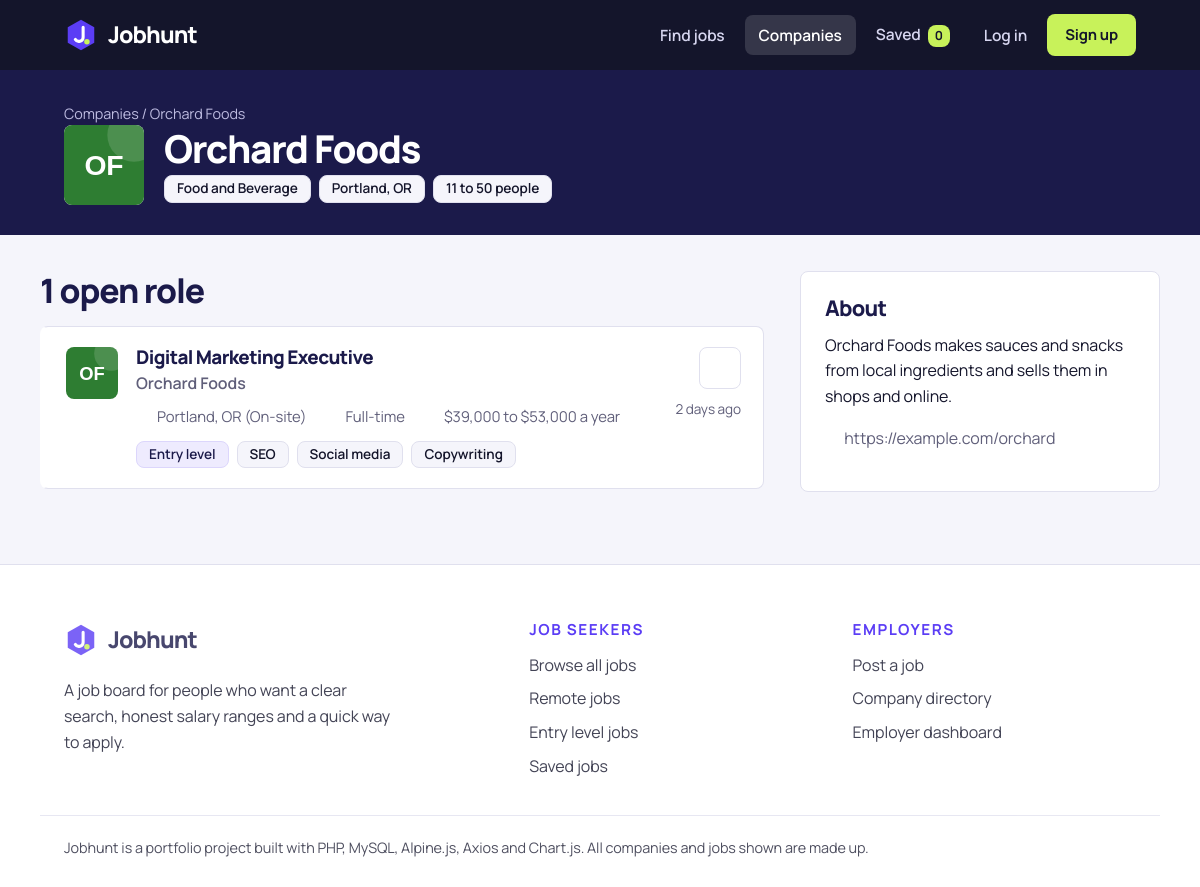
/company.php?slug=orchard-foods, run on the app's committed database.
### tables this page shows
CREATE TABLE companies (
    id INT AUTO_INCREMENT PRIMARY KEY,
    name VARCHAR(150) NOT NULL,
    slug VARCHAR(80) NOT NULL UNIQUE,
    industry VARCHAR(100) NOT NULL,
    location VARCHAR(100) NOT NULL,
    website VARCHAR(200),
    about TEXT,
    size_label VARCHAR(40) NOT NULL DEFAULT '11 to 50 people',
    color VARCHAR(7) NOT NULL DEFAULT '#1F5340',
    shape TINYINT NOT NULL DEFAULT 0
);

CREATE TABLE jobs (
    id INT AUTO_INCREMENT PRIMARY KEY,
    company_id INT NOT NULL,
    category_id INT NOT NULL,
    title VARCHAR(150) NOT NULL,
    location VARCHAR(100) NOT NULL,
    work_mode ENUM('On-site', 'Hybrid', 'Remote') NOT NULL DEFAULT 'On-site',
    job_type ENUM('Full-time', 'Part-time', 'Contract', 'Internship') NOT NULL DEFAULT 'Full-time',
    level ENUM('Entry', 'Mid', 'Senior') NOT NULL DEFAULT 'Entry',
    salary_min INT NOT NULL DEFAULT 0,
    salary_max INT NOT NULL DEFAULT 0,
    summary TEXT NOT NULL,
    responsibilities TEXT NOT NULL,
    requirements TEXT NOT NULL,
    skills VARCHAR(255) NOT NULL DEFAULT '',
    is_featured TINYINT(1) NOT NULL DEFAULT 0,
    deadline DATE,
    posted_at DATETIME DEFAULT CURRENT_TIMESTAMP,
    FOREIGN KEY (company_id) REFERENCES companies(id) ON DELETE CASCADE,
    FOREIGN KEY (category_id) REFERENCES categories(id),
    INDEX idx_posted (posted_at),
    INDEX idx_category (category_id)
);

### company.php (the view, shortened to what this page needs)
<?php
require __DIR__ . '/config.php';
$slug = trim($_GET['slug'] ?? '');
$stmt = $pdo->prepare('SELECT * FROM companies WHERE slug = ?');
$stmt->execute([$slug]);
$company = $stmt->fetch();
$jobsStmt = $pdo->prepare(JOB_SELECT . ' WHERE j.company_id = ? ORDER BY j.posted_at DESC');
$jobsStmt->execute([$company['id']]);
$jobs = $jobsStmt->fetchAll();
require __DIR__ . '/includes/header.php';
?>
<section class="job-hero page-head">
    <div class="wrap">
        <p class="breadcrumb"><a href="companies.php">Companies</a> / <?= e($company['name']) ?></p>
        <div class="job-hero-main">
            <?= logo_html($company['name'], $company['slug'], $company['color'], (int) $company['shape'], 80) ?>
            <div>
                <h1><?= e($company['name']) ?></h1>
                <div class="tag-row">
                    <span class="tag"><?= e($company['industry']) ?></span>
                    <span class="tag"><?= e($company['location']) ?></span>
                    <span class="tag"><?= e($company['size_label']) ?></span>
                </div>
            </div>
        </div>
    </div>
</section>
<div class="wrap detail-layout">
    <div>
        <h2><?= count($jobs) ?> open <?= count($jobs) === 1 ? 'role' : 'roles' ?></h2>
        <?php if (!$jobs): ?>
            <div class="empty-state"><p>No open roles right now.</p></div>
        <?php else: ?>
            <div class="job-list">
                <?php foreach ($jobs as $job): ?>
                    <?php require __DIR__ . '/includes/job_card.php'; ?>
                <?php endforeach; ?>
            </div>
        <?php endif; ?>
    </div>
    <aside class="sidebar">
        <div class="panel">
            <h2>About</h2>
            <p><?= e($company['about']) ?></p>
            <?php if (!empty($company['website'])): ?>
                <p class="muted"><?= icon('globe', 16) ?> <?= e($company['website']) ?></p>
            <?php endif; ?>
        </div>
    </aside>
</div>
<?php require __DIR__ . '/includes/footer.php'; ?>

### config.php (shortened to what this page needs)
<?php
function e($value): string {
    return htmlspecialchars((string) $value, ENT_QUOTES, 'UTF-8');
}
function time_ago(string $datetime): string {
    $seconds = time() - strtotime($datetime);
    $d = (int) floor($seconds / 86400);
    if ($d < 30) {
        return $d . ($d === 1 ? ' day ago' : ' days ago');
    }
    return date('j M Y', strtotime($datetime));
}
function skill_list(string $csv): array {
    $items = array_map('trim', explode(',', $csv));
    return array_values(array_filter($items, fn($s) => $s !== ''));
}
function current_user(): ?array {
    static $user = false;
    if ($user === false) {
        $user = null;
    }
    return $user;
}
function is_seeker(): bool {
    $u = current_user();
    return $u !== null && $u['role'] === 'seeker';
}
function saved_ids(): array {
    return array_map('intval', array_keys($_SESSION['saved'] ?? []));
}
function is_saved(int $jobId): bool {
    static $cache = null;
    if ($cache === null) {
        $cache = array_flip(saved_ids());
    }
    return isset($cache[$jobId]);
}
function logo_html(string $name, string $slug, string $color, int $shape = 0, int $size = 48, string $base = ''): string {
    $words = preg_split('/\s+/', trim($name));
    $initials = strtoupper(substr($words[0], 0, 1) . (isset($words[1]) ? substr($words[1], 0, 1) : ''));
    $decor = '';
    switch ($shape % 4) {
        case 0:
            $decor = '<circle cx="42" cy="6" r="16" fill="#fff" opacity="0.14"/>';
            break;
    }
    return '<svg class="co-logo" width="' . $size . '" height="' . $size . '" viewBox="0 0 48 48" role="img" aria-label="' . e($name) . ' logo">'
        . '<rect width="48" height="48" fill="' . e($color) . '"/>' . $decor
        . '<text x="24" y="30" text-anchor="middle" font-family="Space Grotesk, Arial, sans-serif" font-size="17" font-weight="700" fill="#fff">' . e($initials) . '</text>'
        . '</svg>';
}
function icon(string $name, int $size = 18): string {
    $paths = [
        'search'    => '<circle cx="11" cy="11" r="7"/><path d="M20 20l-3.5-3.5"/>',
        'pin'       => '<path d="M12 21s7-5.6 7-11a7 7 0 10-14 0c0 5.4 7 11 7 11z"/><circle cx="12" cy="10" r="2.5"/>',
        'clock'     => '<circle cx="12" cy="12" r="9"/><path d="M12 7v5l3 2"/>',
        'bookmark'  => '<path d="M6 3h12v18l-6-4-6 4z"/>',
        'briefcase' => '<rect x="3" y="7" width="18" height="13" rx="2"/><path d="M9 7V5a2 2 0 012-2h2a2 2 0 012 2v2M3 13h18"/>',
        'arrow'     => '<path d="M5 12h14M13 6l6 6-6 6"/>',
        'code'      => '<path d="M8 8l-5 4 5 4M16 8l5 4-5 4M14 5l-4 14"/>',
        'pen'       => '<path d="M4 20l1-4L16 5l3 3L8 19zM14 7l3 3"/>',
        'megaphone' => '<path d="M3 10v4h3l9 5V5L6 10zM18 9a4 4 0 010 6"/>',
        'chart'     => '<path d="M4 20V10M10 20V4M16 20v-7M22 20H2"/>',
        'cross'     => '<path d="M10 3h4v7h7v4h-7v7h-4v-7H3v-4h7z"/>',
        'book'      => '<path d="M4 5a2 2 0 012-2h13v16H6a2 2 0 00-2 2zM4 19a2 2 0 012-2h13"/>',
        'headset'   => '<path d="M4 14v-2a8 8 0 0116 0v2M4 14h3v5H5a1 1 0 01-1-1zM20 14h-3v5h2a1 1 0 001-1zM17 19c0 1.5-2 2-5 2"/>',
        'box'       => '<path d="M3 7l9-4 9 4v10l-9 4-9-4zM3 7l9 4 9-4M12 11v10"/>',
        'bag'       => '<path d="M5 8h14l-1 12H6zM9 8V6a3 3 0 016 0v2"/>',
        'check'     => '<path d="M5 12l5 5 9-10"/>',
        'menu'      => '<path d="M4 7h16M4 12h16M4 17h16"/>',
        'x'         => '<path d="M6 6l12 12M18 6L6 18"/>',
        'building'  => '<path d="M4 21V5a1 1 0 011-1h9a1 1 0 011 1v16M15 9h4a1 1 0 011 1v11M8 8h3M8 12h3M8 16h3M3 21h18"/>',
        'globe'     => '<circle cx="12" cy="12" r="9"/><path d="M3 12h18M12 3c3 3 3 15 0 18M12 3c-3 3-3 15 0 18"/>',
        'calendar'  => '<rect x="3" y="5" width="18" height="16" rx="2"/><path d="M3 10h18M8 3v4M16 3v4"/>',
        'coins'     => '<circle cx="9" cy="9" r="6"/><path d="M15 9.5A6 6 0 1111 20M9 7v4"/>',
    ];
    $inner = $paths[$name] ?? '';
    return '<svg class="icon" width="' . $size . '" height="' . $size . '" viewBox="0 0 24 24" fill="none" stroke="currentColor" stroke-width="2" stroke-linecap="round" stroke-linejoin="round" aria-hidden="true">' . $inner . '</svg>';
}

### includes/job_card.php (shortened to what this page needs)
<?php
$jobSaved = is_saved((int) $job['id']);
$skillsShown = array_slice(skill_list($job['skills']), 0, 3);
?>
<article class="job-card" data-job-id="<?= (int) $job['id'] ?>">
    <a class="job-card-logo" href="company.php?slug=<?= e($job['company_slug']) ?>" tabindex="-1" aria-hidden="true">
        <?= logo_html($job['company_name'], $job['company_slug'], $job['company_color'], (int) $job['company_shape'], 52) ?>
    </a>
    <div class="job-card-body">
        <div class="job-card-top">
            <h3 class="job-title"><a href="job.php?id=<?= (int) $job['id'] ?>"><?= e($job['title']) ?></a></h3>
        </div>
        <p class="job-company">
            <a href="company.php?slug=<?= e($job['company_slug']) ?>"><?= e($job['company_name']) ?></a>
        </p>
        <ul class="job-meta">
            <li><?= icon('pin', 15) ?> <?= e($job['location']) ?><?= $job['location'] === $job['work_mode'] ? '' : ' (' . e($job['work_mode']) . ')' ?></li>
            <li><?= icon('briefcase', 15) ?> <?= e($job['job_type']) ?></li>
            <li><?= icon('coins', 15) ?> $<?= number_format((int) $job['salary_min']) ?> to $<?= number_format((int) $job['salary_max']) ?> a year</li>
        </ul>
        <div class="tag-row">
            <span class="tag tag-level"><?= e($job['level']) ?> level</span>
            <?php foreach ($skillsShown as $skill): ?>
                <span class="tag"><?= e($skill) ?></span>
            <?php endforeach; ?>
        </div>
    </div>
    <div class="job-card-side">
        <button type="button" class="save-btn <?= $jobSaved ? 'is-saved' : '' ?>" data-save="<?= (int) $job['id'] ?>"
                aria-pressed="<?= $jobSaved ? 'true' : 'false' ?>" aria-label="<?= $jobSaved ? 'Remove from saved jobs' : 'Save this job' ?>">
            <?= icon('bookmark', 20) ?>
        </button>
        <span class="job-posted"><?= e(time_ago($job['posted_at'])) ?></span>
    </div>
</article>

### data on the page
companies: name "Orchard Foods", name "OF", industry "Food and Beverage", location "Portland, OR", size_label "11 to 50 people", about "Orchard Foods makes sauces and snacks from local ingredients and sells them in shops and online.", website "https://example.com/orchard"
jobs: company.name "OF", title "Digital Marketing Executive", company.name "Orchard Foods", $size 15 (drawn), location "Portland, OR", work_mode "On-site", job_type "Full-time", salary_min "39,000", salary_max "53,000", level "Entry", skills "SEO", skills "Social media", skills "Copywriting", posted_at "2 days ago"

### other printed values
$savedCount "0"
count($jobs) "1"
